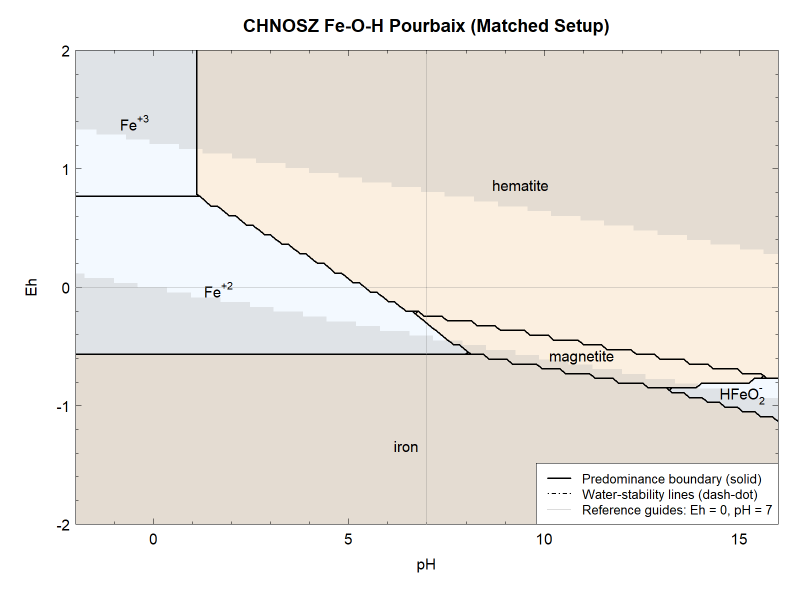
#> input picture DEW_Experimental_Benchmark/Tutorial/diagrams/comparison/CHNOSZ_Pourbaix_Fe.png, 1600 x 1200 px (shown at 1/2 size)
$ python compare_chnosz_reaktoro.py
#> lines starting #> are read from the running program, lines starting #| are printed output that depends on the picture
import os
import numpy as np
import matplotlib.pyplot as plt

BASE = os.path.dirname(os.path.abspath(__file__))
DIAG_DIR = os.path.abspath(os.path.join(BASE, ".."))

pairs = [
    (
        os.path.join(BASE, "CHNOSZ_Pourbaix_Fe.png"),
        os.path.join(DIAG_DIR, "Section2_PredominancePlot_Fe_Pourbaix.png"),
        "Fe Pourbaix",
    ),
    (
        os.path.join(BASE, "CHNOSZ_Mosaic_Fe.png"),
        os.path.join(DIAG_DIR, "Section5_MosaicPlot_Fe.png"),
        "Fe Mosaic",
    ),
]


def load_img(path):
    img = plt.imread(path)
#> img is the input picture: shape (1200, 1600, 3) float32; mean R, G, B 0.926, 0.915, 0.897
    if img.ndim == 2:
        img = np.stack([img, img, img], axis=-1)
    if img.shape[-1] == 4:
        img = img[..., :3]
    return img.astype(np.float32)


def resize_nn(img, h, w):
    y = np.linspace(0, img.shape[0] - 1, h).astype(int)
    x = np.linspace(0, img.shape[1] - 1, w).astype(int)
    return img[np.ix_(y, x)]


rows = len(pairs)
fig, axs = plt.subplots(rows, 2, figsize=(13, 5.4 * rows), constrained_layout=True)
if rows == 1:
    axs = np.array([axs])

report_lines = []
for i, (ch_path, rk_path, title) in enumerate(pairs):
    ch = load_img(ch_path)
    rk = load_img(rk_path)
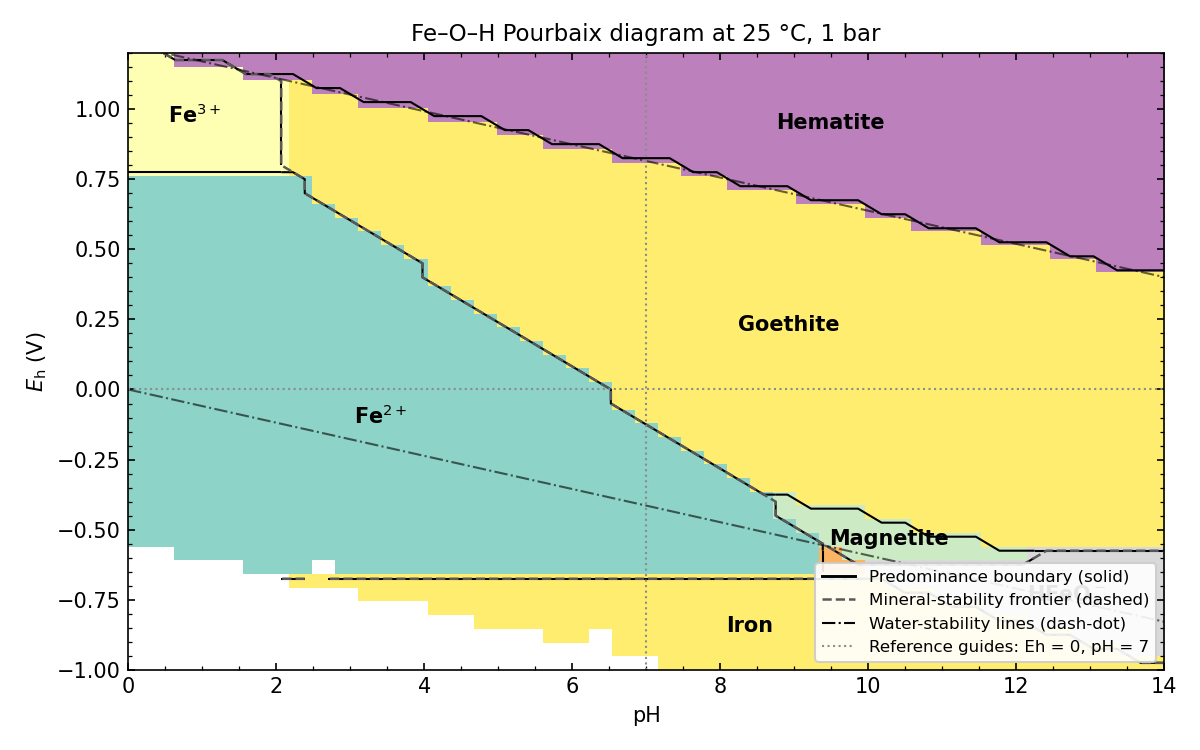
#> input picture DEW_Experimental_Benchmark/Tutorial/diagrams/Section2_PredominancePlot_Fe_Pourbaix.png, 1200 x 750 px
#> in load_img, img is the input picture: shape (750, 1200, 4) float32; mean R, G, B, A 0.852, 0.855, 0.736, 1

    h = min(ch.shape[0], rk.shape[0])
#> h = 750
    w = min(ch.shape[1], rk.shape[1])
#> w = 1200
    ch_r = resize_nn(ch, h, w)
#> in resize_nn, `return img[np.ix_(y, x)]`:
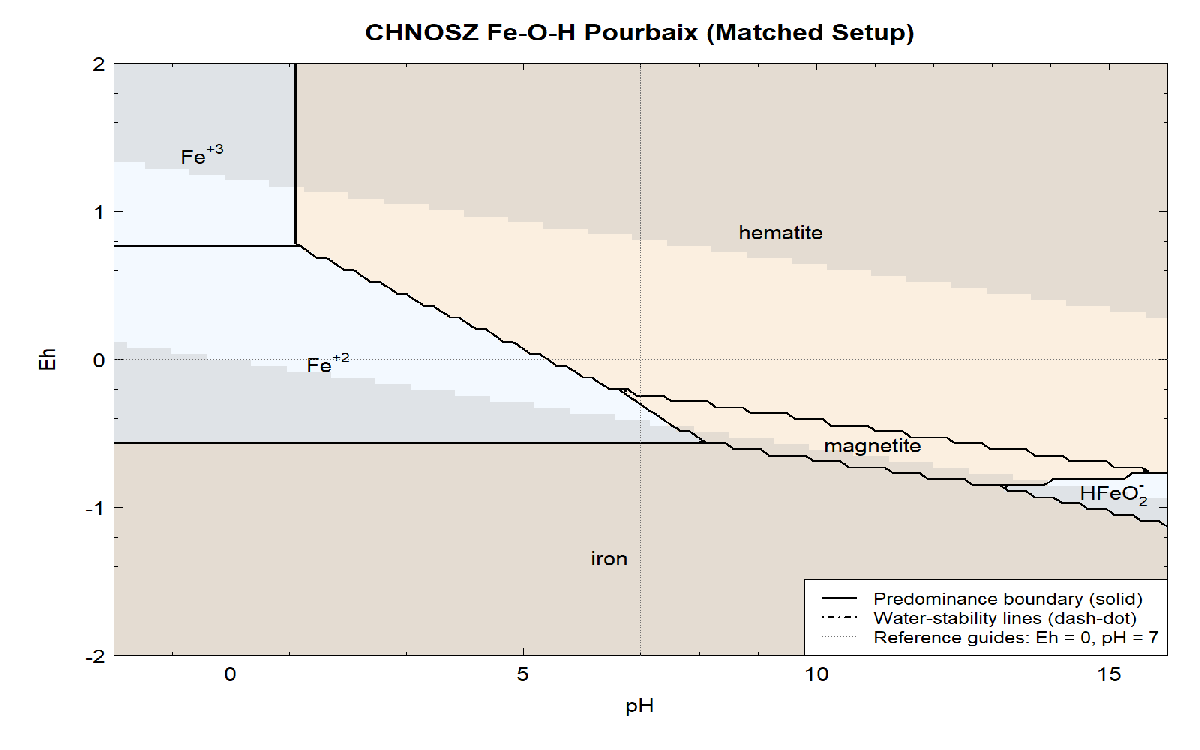
#> returned value: shape (750, 1200, 3) float32; mean of channels 0, 1, 2 0.921, 0.912, 0.887; drawn as R, G, B
    rk_r = resize_nn(rk, h, w)

    mse = float(np.mean((ch_r - rk_r) ** 2))
#> mse = 0.0677
    mae = float(np.mean(np.abs(ch_r - rk_r)))
#> mae = 0.157

    axs[i, 0].imshow(ch)
    axs[i, 0].set_title(f"CHNOSZ {title}")
    axs[i, 0].axis("off")

    axs[i, 1].imshow(rk)
    axs[i, 1].set_title(f"Reaktoro {title}")
    axs[i, 1].axis("off")

    report_lines.append(f"{title}: MAE={mae:.4f}, MSE={mse:.4f}")
#> pass 2 of the loop `for i, (ch_path, rk_path, title) in enumerate(pairs):`:
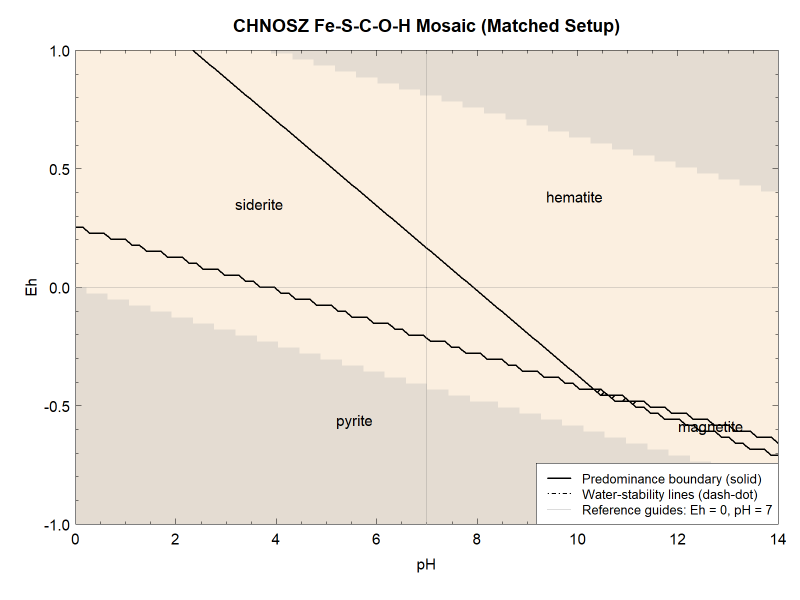
#> input picture DEW_Experimental_Benchmark/Tutorial/diagrams/comparison/CHNOSZ_Mosaic_Fe.png, 1600 x 1200 px (shown at 1/2 size)
#> in load_img, img is the input picture: shape (1200, 1600, 4) float32; mean R, G, B, A 0.949, 0.921, 0.894, 1
#> img: shape (1200, 1600, 3) float32
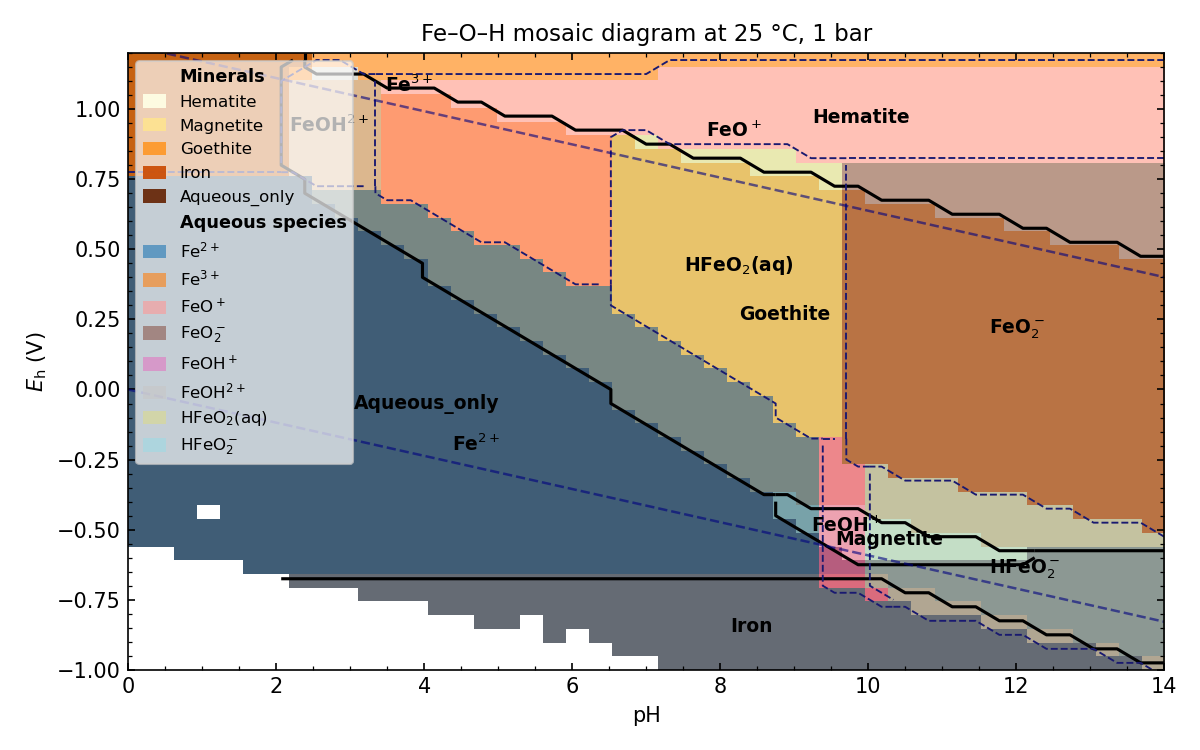
#> input picture DEW_Experimental_Benchmark/Tutorial/diagrams/Section5_MosaicPlot_Fe.png, 1200 x 750 px
#> in load_img, img is the input picture: shape (750, 1200, 4) float32; mean R, G, B, A 0.746, 0.692, 0.656, 1
#> img: shape (750, 1200, 3) float32
#> in resize_nn (call 3), `return img[np.ix_(y, x)]`:
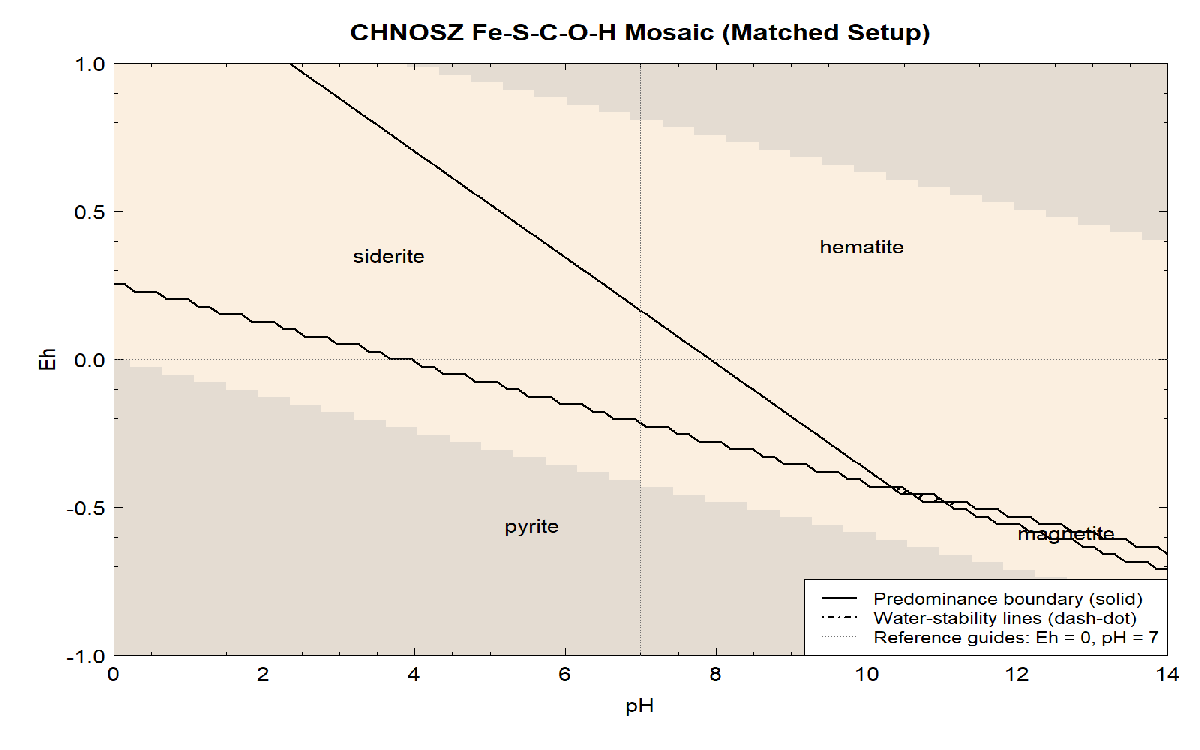
#> returned value: shape (750, 1200, 3) float32; mean of channels 0, 1, 2 0.942, 0.923, 0.884; drawn as R, G, B
#> mse = 0.135
#> mae = 0.262

out_panel = os.path.join(BASE, "CHNOSZ_vs_Reaktoro_panels.png")
fig.suptitle("CHNOSZ vs Reaktoro Diagram Comparison", fontsize=16)
fig.savefig(out_panel, dpi=180)
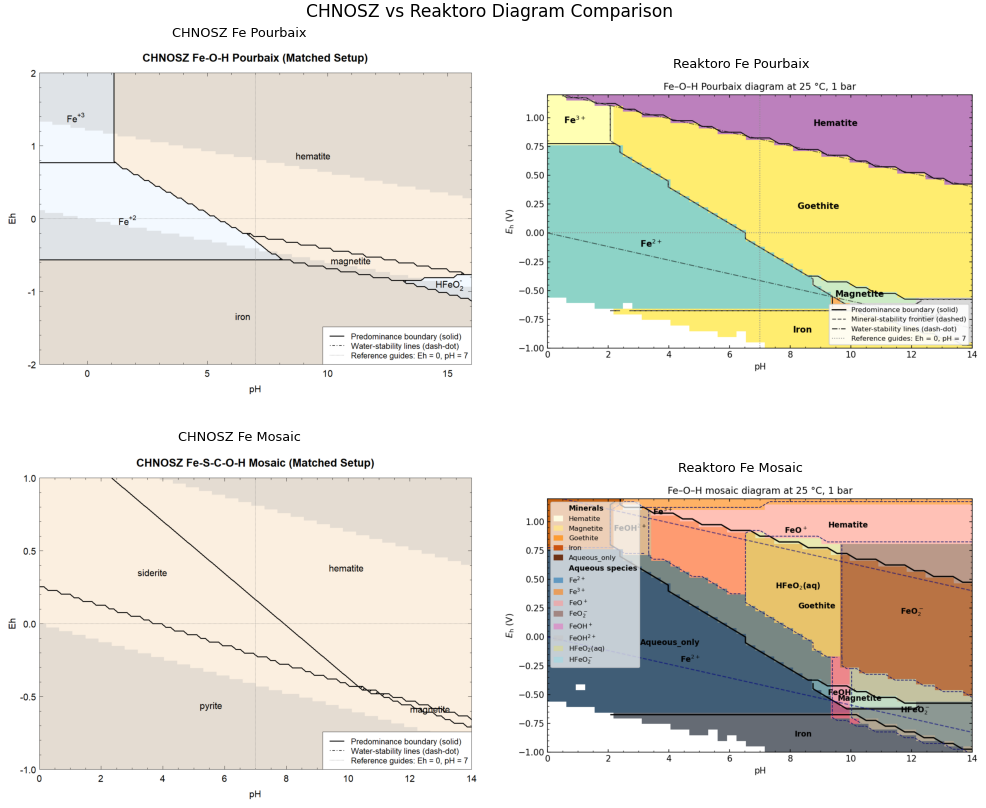
#> figure drawn by matplotlib, 4 panels
plt.close(fig)

out_txt = os.path.join(BASE, "CHNOSZ_vs_Reaktoro_metrics.txt")
with open(out_txt, "w", encoding="utf-8") as f:
    f.write("\n".join(report_lines) + "\n")

print("Wrote:", out_panel)
print("Wrote:", out_txt)
for line in report_lines:
    print(line)
#> this loop made 2 passes
#> line on passes 1 to 2: 'Fe Pourbaix: MAE=0.1566, MSE=0.0677', 'Fe Mosaic: MAE=0.2618, MSE=0.1347'
#| Fe Pourbaix: MAE=0.1566, MSE=0.0677
#| Fe Mosaic: MAE=0.2618, MSE=0.1347
